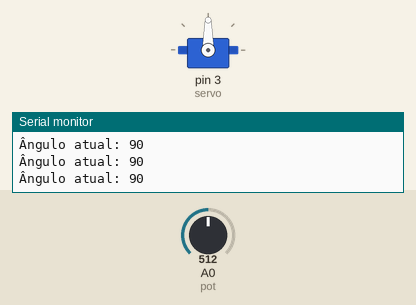
Simulated run of this sketch. Board: Arduino Uno, built with avr-gcc and run on an emulated ATmega328P. On the bench: servo, the last lines printed to the serial monitor. Inputs (shaded band) come from the test bench; at power-on: A0 (pot) = 512.

Above: at 1.2 s.
1.3 s: A0 (pot) set to 475
At 2.4 s:
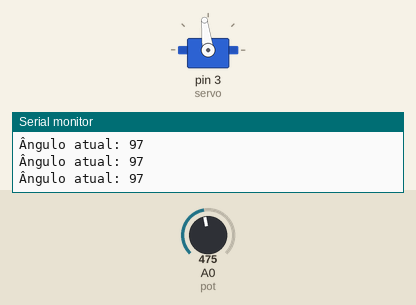
4.3 s: A0 (pot) set to 454
At 4.8 s:
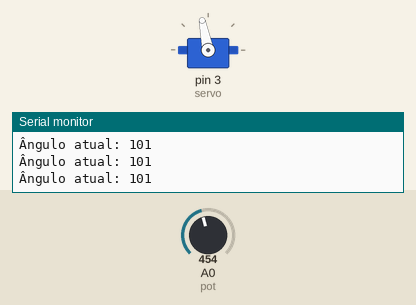
5.8 s: A0 (pot) set to 716
At 7.0 s:
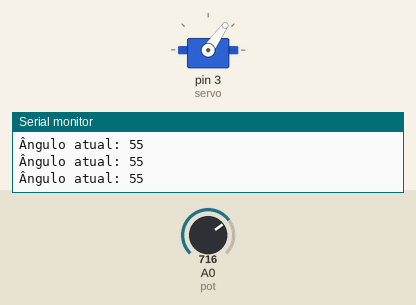
7.3 s: A0 (pot) set to 962
At 8.3 s:
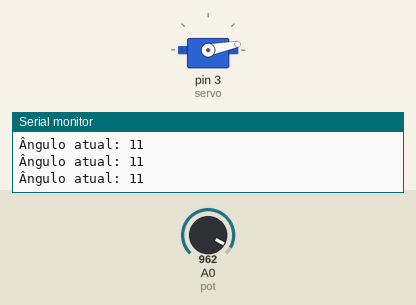
8.8 s: A0 (pot) set to 981
At 9.4 s:
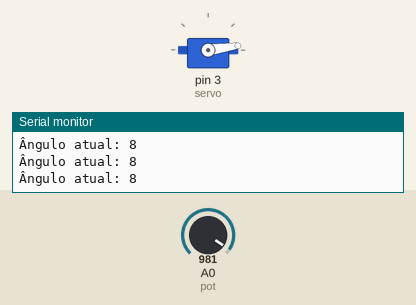
11.8 s: A0 (pot) set to 306
At 12.8 s:
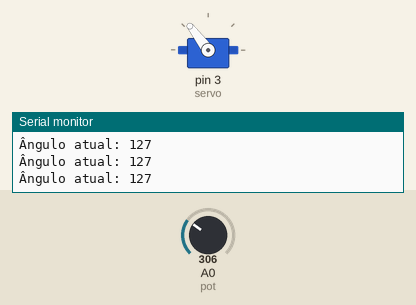
Timing chart, 0 to 14.3 s (numbered marks = the images above; inputs shaded):
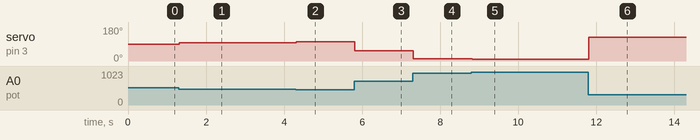

Measured:
- after the input at 1.3 s, servo on pin 3 (servo): 90° → 97° at once
- after the input at 4.3 s, servo on pin 3 (servo): 97° → 101° at once
- after the input at 5.8 s, servo on pin 3 (servo): 101° → 55° at once
- after the input at 7.3 s, servo on pin 3 (servo): 55° → 11° at once
- after the input at 8.8 s, servo on pin 3 (servo): 11° → 8° at once
- after the input at 11.8 s, servo on pin 3 (servo): 8° → 127° at once

The sketch:

rodando_servo.ino
```cpp
//insere biblioteca
#include <Servo.h>
//Cria um objeto Servo
Servo servo;
//Define o pino do potenciômetro
const int pot = A0;
//Define variavel para o valor
int potValor;

void setup (){
  // Anexa o objeto Servo ao pino do servo
  servo.attach(3);
  //inicia o monitor serial
  Serial.begin(9600);
}

void loop (){
  //lê o valor do potenciometro
  potValor = analogRead(pot);
  //converte o valor da variável para o servo (0 á 180)
  int servoPosition = map(potValor, 0, 1023, 180, 0);
  //move o servo para a nova posição
  servo.write(servoPosition);
  //escreve no monitor serial
  Serial.print("Ângulo atual: ");
  Serial.println(servoPosition);
  //espera um momento antes de ler novamente
  delay(15);
}
```
